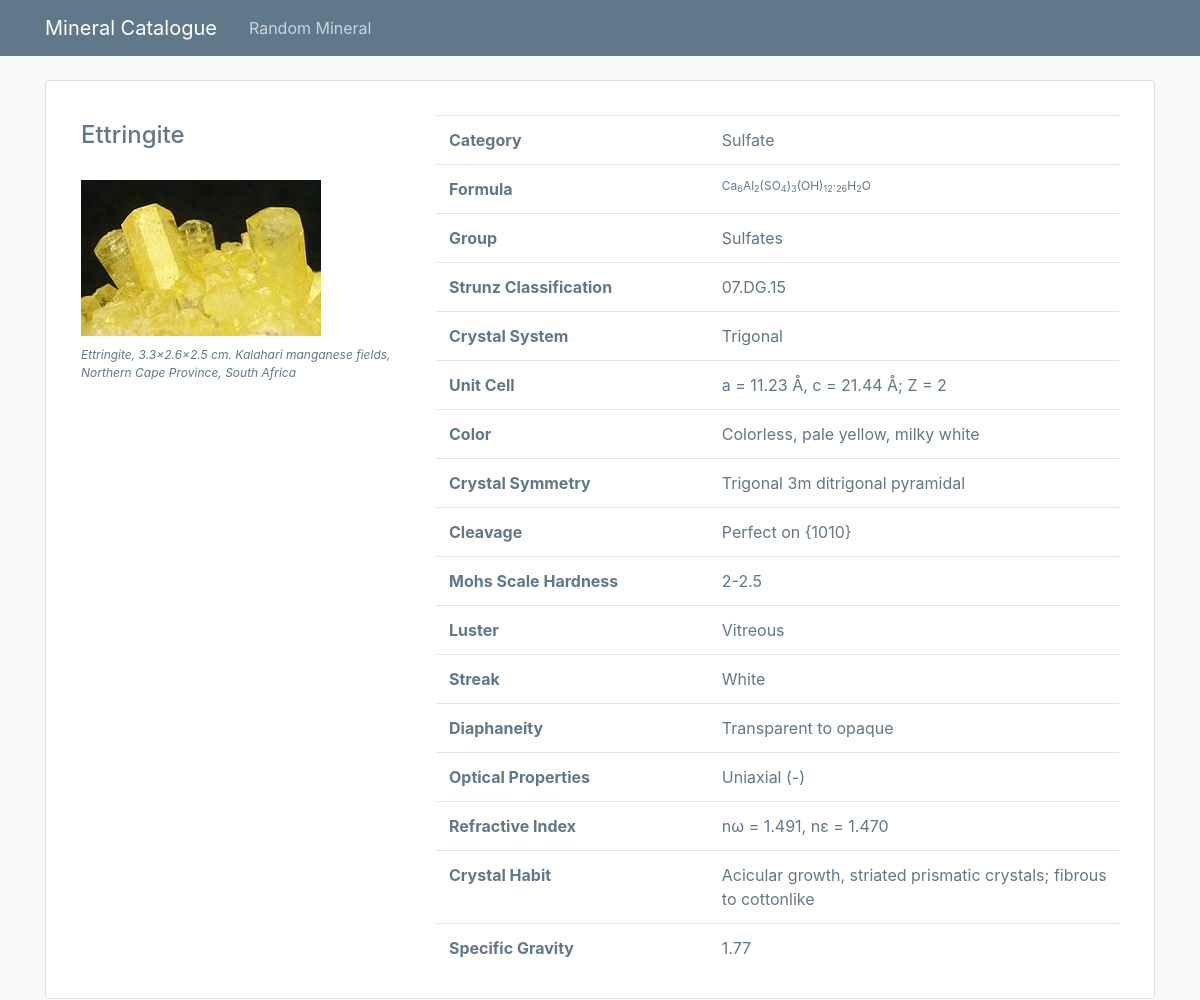
The app's page /random with its own data.
### catalogue/models.py (models this page shows, shortened)
class Mineral(models.Model):
    name = models.CharField(unique=True, max_length=255)
    image_filename = models.CharField(max_length=255)
    image_caption = models.CharField(max_length=255)
    category = models.CharField(max_length=255)
    formula = models.CharField(max_length=255)
    group = models.CharField(max_length=255)
    strunz_classification = models.CharField(blank=True, max_length=255)
    color = models.CharField(blank=True, max_length=255)
    crystal_system = models.CharField(blank=True, max_length=255)
    unit_cell = models.CharField(blank=True, max_length=255)
    crystal_symmetry = models.CharField(blank=True, max_length=255)
    cleavage = models.CharField(blank=True, max_length=255)
    mohs_scale_hardness = models.CharField(blank=True, max_length=255)
    luster = models.CharField(blank=True, max_length=255)
    streak = models.CharField(blank=True, max_length=255)
    diaphaneity = models.CharField(blank=True, max_length=255)
    optical_properties = models.CharField(blank=True, max_length=255)
    refractive_index = models.CharField(blank=True, max_length=255)
    crystal_habit = models.CharField(blank=True, max_length=255)
    specific_gravity = models.CharField(blank=True, max_length=255)

### catalogue/views.py (the view)
# urls.py: path('random', views.random_detail, name='random'),
def random_detail(request):
    all_minerals = Mineral.objects.all()
    mineral = random.choice(all_minerals)
    return render(request, 'catalogue/detail.html', {'mineral': mineral})

### catalogue/templates/catalogue/detail.html
{% extends "catalogue/base.html" %}
{% load static %}
{% block content %}
<article class="media content-section">
    <div class="container">
        <div class="row">
            <div class="col-md-4 col-sm-4 col-xs-4">
                <h1 class="mineral__name">{{ mineral.name|title }}</h1>
                <img src="{% static 'catalogue/images/' %}{{ mineral.name }}.jpg"/>
                <p class="mineral__caption">{{ mineral.image_caption }}</p>
            </div>
            <div class="col-md-8 col-sm-8 col-xs8">
            <br>
                <table class="table">
                    <tr>
                        <td class="mineral__category">Category</td>
                        <td>{{ mineral.category }}</td>
                    </tr>
                    <tr>
                        <td class="mineral__category">Formula</td>
                        <td class="mineral__formula">{{ mineral.formula|safe }}</td>
                    </tr>
                    <tr>
                        <td class="mineral__category">Group</td>
                        <td>{{ mineral.group }}</td>
                    </tr>
                    <tr>
                        <td class="mineral__category">Strunz Classification</td>
                        <td>{{ mineral.strunz_classification }}</td>
                    </tr>
                    <tr>
                        <td class="mineral__category">Crystal System</td>
                        <td>{{ mineral.crystal_system }}</td>
                    </tr>
                    <tr>
                        <td class="mineral__category">Unit Cell</td>
                        <td>{{ mineral.unit_cell }}</td>
                    </tr>
                    <tr>
                        <td class="mineral__category">Color</td>
                        <td>{{ mineral.color }}</td>
                    </tr>
                    <tr>
                        <td class="mineral__category">Crystal Symmetry</td>
                        <td>{{ mineral.crystal_symmetry }}</td>
                    </tr>
                    <tr>
                        <td class="mineral__category">Cleavage</td>
                        <td>{{ mineral.cleavage }}</td>
                    </tr>
                    <tr>
                        <td class="mineral__category">Mohs Scale Hardness</td>
                        <td>{{ mineral.mohs_scale_hardness }}</td>
                    </tr>
                    <tr>
                        <td class="mineral__category">Luster</td>
                        <td>{{ mineral.luster }}</td>
                    </tr>
                    <tr>
                        <td class="mineral__category">Streak</td>
                        <td>{{ mineral.streak }}</td>
                    </tr>
                    <tr>
                        <td class="mineral__category">Diaphaneity</td>
                        <td>{{ mineral.diaphaneity }}</td>
                    </tr>
                    <tr>
                        <td class="mineral__category">Optical Properties</td>
                        <td>{{ mineral.optical_properties }}</td>
                    </tr>
                    <tr>
                        <td class="mineral__category">Refractive Index</td>
                        <td>{{ mineral.refractive_index }}</td>
                    </tr>
                    <tr>
                        <td class="mineral__category">Crystal Habit</td>
                        <td>{{ mineral.crystal_habit }}</td>
                    </tr>
                    <tr>
                        <td class="mineral__category">Specific Gravity</td>
                        <td>{{ mineral.specific_gravity }}</td>
                    </tr>
                </table>
            </div>
        </div>
    </div>
</article>
{% endblock content %}

### catalogue/templates/catalogue/base.html (shortened to what this page needs)
{% load static %}
<!DOCTYPE html>
<html>
<head>
    <link rel="stylesheet" href="https://maxcdn.bootstrapcdn.com/bootstrap/4.0.0/css/bootstrap.min.css">
    <link rel="stylesheet" type="text/css" href="{% static 'catalogue/main.css' %}">
</head>
<body>
<header class="site-header">
    <nav class="navbar navbar-expand-md navbar-dark bg-steel fixed-top">
        <div class="container">
            <a class="navbar-brand mr-4" href="{% url 'catalogue:home' %}">Mineral Catalogue</a>
            <div class="collapse navbar-collapse" id="navbarToggle">
                <div class="navbar-nav">
                    <a class="nav-item nav-link" href="{% url 'catalogue:random' %}">Random Mineral</a>
                </div>
            </div>
        </div>
    </nav>
</header>
<main role="main" class="container">
    <div class="row">
        <div class="col-md-12">
            {% block content %}{% endblock %}
        </div>
    </div>
</main>
</body>
</html>

### catalogue/static/catalogue/main.css (style rules this page uses)
body { background: #fafafa; color: #5f788a; margin-top: 5rem; }
h1, h2, h3, h4, h5, h6 { color: #444444; }
.bg-steel { background-color: #5f788a; }
.site-header .navbar-nav .nav-link { color: #cbd5db; }
.content-section { background: #ffffff; padding: 10px 20px; border: 1px solid #dddddd; border-radius: 3px; margin-bottom: 20px; }
.mineral__name { color: #5f788a; display: block; width: 100%; margin: 0; font-size: 24px; padding: 30px 0 30px 0; }
.mineral__caption { font-size: 12px; font-style: italic; padding: 10px 0 0 0; margin: 0; }
.mineral__category { font-weight: bold; width: 40%; }
.mineral__formula { font-size: 12px; }

### records on screen
Mineral: name "Ettringite", name (picture), image_caption "Ettringite, 3.3×2.6×2.5 cm. Kalahari manganese fields, Northern Cape Province, South Africa", category "Sulfate", formula "Ca 6 Al 2 (SO 4 ) 3 (OH) 12 · 26 H 2 O", group "Sulfates", strunz_classification "07.DG.15", crystal_system "Trigonal", unit_cell "a = 11.23 Å, c = 21.44 Å; Z = 2", color "Colorless, pale yellow, milky white", crystal_symmetry "Trigonal 3m ditrigonal pyramidal", cleavage "Perfect on {1010}", mohs_scale_hardness "2-2.5", luster "Vitreous", streak "White", diaphaneity "Transparent to opaque", optical_properties "Uniaxial (-)", refractive_index "nω = 1.491, nε = 1.470", crystal_habit "Acicular growth, striated prismatic crystals; fibrous to cottonlike", specific_gravity "1.77"
